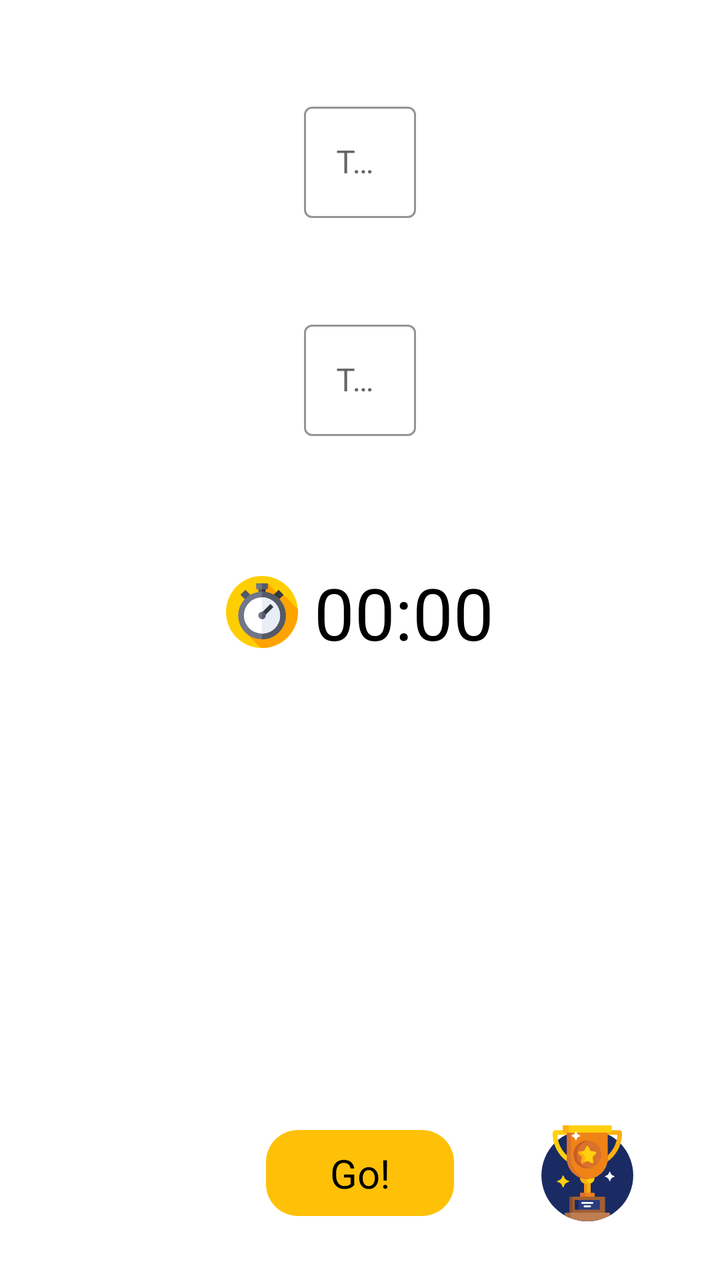
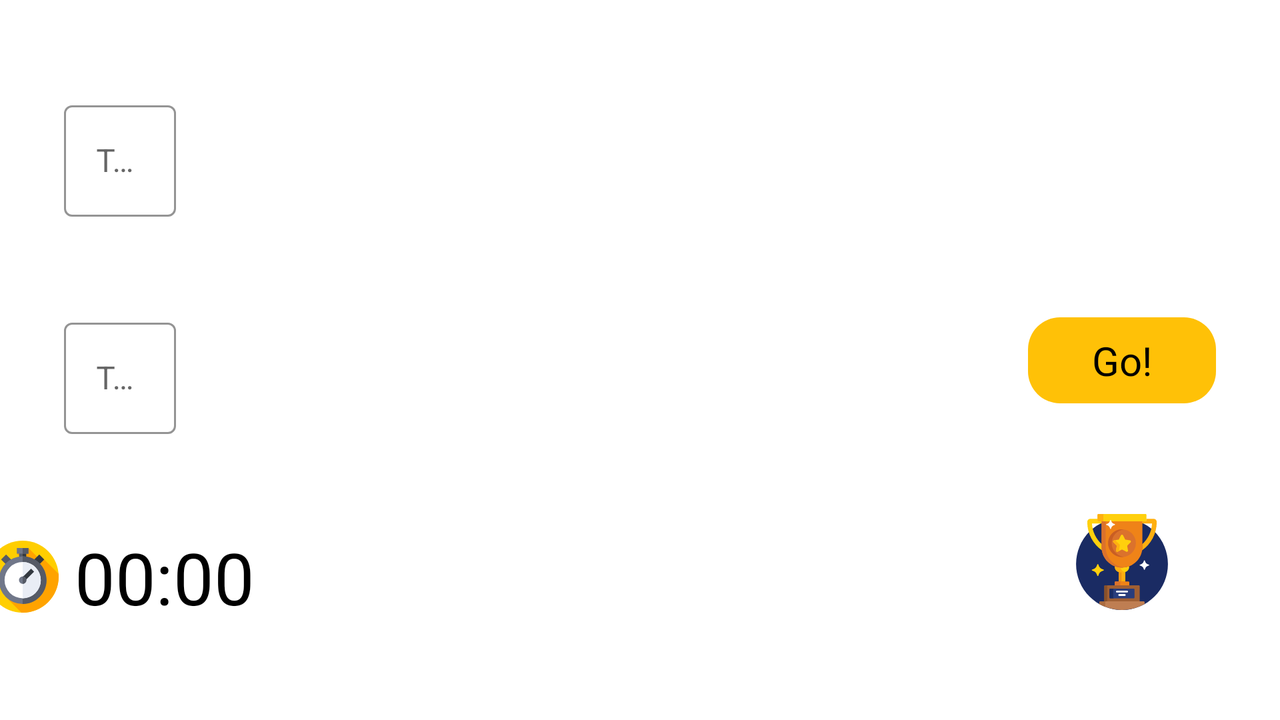

An Android layout and its configuration variant, each rendered on a device that would load it. The default file and the variant file are quoted in full after the pictures.
<!-- AndroidManifest.xml: application theme Theme.GameScoreTracker -->
<!-- res/layout/new_game_fragment.xml -->
<?xml version="1.0" encoding="utf-8"?>
<androidx.constraintlayout.widget.ConstraintLayout xmlns:android="http://schemas.android.com/apk/res/android"
    xmlns:app="http://schemas.android.com/apk/res-auto"
    xmlns:tools="http://schemas.android.com/tools"
    android:layout_width="match_parent"
    android:layout_height="match_parent"
    tools:context=".NewGameFragment">

    <TextView
        android:id="@+id/tvGo"
        style="@style/DefaultButton"
        android:layout_width="wrap_content"
        android:layout_height="wrap_content"
        android:layout_marginBottom="@dimen/portrait_bottom_edge_margin"
        android:text="@string/go_button"
        app:layout_constraintBottom_toBottomOf="parent"
        app:layout_constraintEnd_toEndOf="parent"
        app:layout_constraintStart_toStartOf="parent" />

    <com.google.android.material.textfield.TextInputLayout
        android:id="@+id/tfTeam1"
        style="@style/DefaultInputTextLayout"
        android:layout_width="wrap_content"
        android:layout_height="wrap_content"
        android:layout_marginTop="@dimen/portrait_top_edge_margin"
        android:hint="@string/team1_hint"
        app:layout_constraintEnd_toEndOf="parent"
        app:layout_constraintStart_toStartOf="parent"
        app:layout_constraintTop_toTopOf="parent">

        <com.google.android.material.textfield.TextInputEditText
            android:id="@+id/etTeam1"
            style="@style/TeamEditText"
            android:layout_width="match_parent"
            android:layout_height="wrap_content" />

    </com.google.android.material.textfield.TextInputLayout>

    <com.google.android.material.textfield.TextInputLayout
        android:id="@+id/tfTeam2"
        style="@style/DefaultInputTextLayout"
        android:layout_width="wrap_content"
        android:layout_height="wrap_content"
        android:layout_marginTop="@dimen/portrait_text_layout_margin"
        android:hint="@string/team2_hint"
        app:layout_constraintStart_toStartOf="@id/tfTeam1"
        app:layout_constraintTop_toBottomOf="@id/tfTeam1">

        <com.google.android.material.textfield.TextInputEditText
            android:id="@+id/etTeam2"
            style="@style/TeamEditText"
            android:layout_width="match_parent"
            android:layout_height="wrap_content" />

    </com.google.android.material.textfield.TextInputLayout>

    <TextView
        android:id="@+id/tvSetTimer"
        android:layout_width="wrap_content"
        android:layout_height="wrap_content"
        android:layout_marginTop="@dimen/portrait_sections_margin"
        android:drawablePadding="@dimen/timer_preview_drawable_padding"
        android:gravity="center_vertical"
        android:textColor="@color/black"
        android:textSize="@dimen/timer_preview_text_size"
        app:drawableStartCompat="@drawable/ic_stopwatch"
        app:layout_constraintEnd_toEndOf="parent"
        app:layout_constraintStart_toStartOf="parent"
        app:layout_constraintTop_toBottomOf="@+id/tfTeam2"
        tools:text="00:00" />

    <ImageButton
        android:id="@+id/ibLeaderboard"
        android:layout_width="wrap_content"
        android:layout_height="wrap_content"
        android:background="#0000"
        android:clickable="true"
        android:focusable="true"
        android:src="@drawable/ic_trophy"
        app:layout_constraintBottom_toBottomOf="@+id/tvGo"
        app:layout_constraintEnd_toEndOf="parent"
        app:layout_constraintStart_toEndOf="@+id/tvGo"
        app:layout_constraintTop_toTopOf="@+id/tvGo" />

</androidx.constraintlayout.widget.ConstraintLayout>
<!-- resources referenced by this layout -->
<resources>
  <color name="black">#FF000000</color>
  <dimen name="portrait_bottom_edge_margin">32dp</dimen>
  <dimen name="portrait_sections_margin">64dp</dimen>
  <dimen name="portrait_text_layout_margin">48dp</dimen>
  <dimen name="portrait_top_edge_margin">48dp</dimen>
  <dimen name="timer_preview_drawable_padding">8dp</dimen>
  <dimen name="timer_preview_text_size">36sp</dimen>
  <!-- drawable ic_stopwatch: vector/xml drawable (drawable, 2698 chars, omitted) -->
  <!-- drawable ic_trophy: vector/xml drawable (drawable, 7837 chars, omitted) -->
  <string name="go_button">Go!</string>
  <string name="team1_hint">Team 1</string>
  <string name="team2_hint">Team 2</string>
  <style name="DefaultButton">
          <item name="android:background">@drawable/bg_default_button</item>
          <item name="android:textColor">@color/black</item>
          <item name="android:textSize">20sp</item>
          <item name="android:textAllCaps">false</item>
          <item name="android:paddingTop">8dp</item>
          <item name="android:paddingBottom">8dp</item>
          <item name="android:paddingEnd">32dp</item>
          <item name="android:paddingStart">32dp</item>
      </style>
  <style name="DefaultInputTextLayout" parent="@style/Widget.MaterialComponents.TextInputLayout.OutlinedBox">
          <item name="hintTextColor">@color/black</item>
          <item name="boxStrokeColor">@color/black</item>
          <item name="boxStrokeWidthFocused">1dp</item>
      </style>
  <style name="TeamEditText">
          <item name="android:ems">12</item>
          <item name="android:maxLength">12</item>
          <item name="android:singleLine">true</item>
          <item name="android:maxLines">1</item>
  
      </style>
  <style name="Theme.GameScoreTracker" parent="Theme.MaterialComponents.DayNight.NoActionBar">
          
          <item name="colorPrimary">@color/yellow_500</item>
          <item name="colorPrimaryVariant">@color/yellow_700</item>
          <item name="android:textColorPrimary">@color/black</item>
          <item name="colorOnPrimary">@color/black</item>
          
          <item name="colorSecondary">@color/teal_200</item>
          <item name="colorSecondaryVariant">@color/teal_700</item>
          <item name="colorOnSecondary">@color/black</item>
          
          <item name="android:statusBarColor" tools:targetApi="l">?attr/colorPrimaryVariant</item>
          
      </style>
  <!-- drawable bg_default_button (drawable) -->
  <?xml version="1.0" encoding="utf-8"?>
  <selector xmlns:android="http://schemas.android.com/apk/res/android">
      <item android:state_pressed="false">
          <shape android:shape="rectangle">
              <solid android:color="@color/yellow_500" />
              <corners android:radius="16dp" />
          </shape>
      </item>
      <item android:state_pressed="true">
          <shape android:shape="rectangle">
              <solid android:color="@color/yellow_700" />
              <corners android:radius="16dp" />
          </shape>
      </item>
  </selector>
  <color name="yellow_500">#FFFFC107</color>
  <color name="yellow_700">#FFFF9800</color>
  <color name="teal_200">#FF03DAC5</color>
  <color name="teal_700">#FF018786</color>
</resources>
<!-- res/layout-land/new_game_fragment.xml (the repository's variant of the layout above) -->
<!-- drawn on the phone turned sideways -->
<?xml version="1.0" encoding="utf-8"?>
<androidx.constraintlayout.widget.ConstraintLayout xmlns:android="http://schemas.android.com/apk/res/android"
    xmlns:app="http://schemas.android.com/apk/res-auto"
    xmlns:tools="http://schemas.android.com/tools"
    android:layout_width="match_parent"
    android:layout_height="match_parent"
    tools:context=".NewGameFragment">

    <TextView
        android:id="@+id/tvGo"
        style="@style/DefaultButton"
        android:layout_width="wrap_content"
        android:layout_height="wrap_content"
        android:layout_marginEnd="@dimen/side_edge_margin"
        android:text="@string/go_button"
        app:layout_constraintBottom_toBottomOf="parent"
        app:layout_constraintEnd_toEndOf="parent"
        app:layout_constraintTop_toTopOf="parent" />

    <com.google.android.material.textfield.TextInputLayout
        android:id="@+id/tfTeam1"
        style="@style/DefaultInputTextLayout"
        android:layout_width="wrap_content"
        android:layout_height="wrap_content"
        android:layout_marginStart="@dimen/side_edge_margin"
        android:hint="@string/team1_hint"
        app:layout_constraintBottom_toTopOf="@+id/tfTeam2"
        app:layout_constraintStart_toStartOf="parent"
        app:layout_constraintTop_toTopOf="parent">

        <com.google.android.material.textfield.TextInputEditText
            android:id="@+id/etTeam1"
            style="@style/TeamEditText"
            android:layout_width="match_parent"
            android:layout_height="wrap_content" />

    </com.google.android.material.textfield.TextInputLayout>

    <com.google.android.material.textfield.TextInputLayout
        android:id="@+id/tfTeam2"
        style="@style/DefaultInputTextLayout"
        android:layout_width="wrap_content"
        android:layout_height="wrap_content"
        android:hint="@string/team2_hint"
        app:layout_constraintBottom_toTopOf="@+id/tvSetTimer"
        app:layout_constraintEnd_toEndOf="@+id/tfTeam1"
        app:layout_constraintStart_toStartOf="@+id/tfTeam1"
        app:layout_constraintTop_toBottomOf="@+id/tfTeam1">

        <com.google.android.material.textfield.TextInputEditText
            android:id="@+id/etTeam2"
            style="@style/TeamEditText"
            android:layout_width="match_parent"
            android:layout_height="wrap_content" />

    </com.google.android.material.textfield.TextInputLayout>

    <TextView
        android:id="@+id/tvSetTimer"
        android:layout_width="wrap_content"
        android:layout_height="wrap_content"
        android:drawablePadding="@dimen/timer_preview_drawable_padding"
        android:gravity="center_vertical"
        android:textColor="@color/black"
        android:textSize="@dimen/timer_preview_text_size"
        app:drawableStartCompat="@drawable/ic_stopwatch"
        app:layout_constraintBottom_toBottomOf="parent"
        app:layout_constraintEnd_toEndOf="@+id/tfTeam1"
        app:layout_constraintStart_toStartOf="@+id/tfTeam1"
        app:layout_constraintTop_toBottomOf="@+id/tfTeam2"
        tools:text="00:00" />

    <ImageButton
        android:id="@+id/ibLeaderboard"
        android:layout_width="wrap_content"
        android:layout_height="wrap_content"
        android:background="#0000"
        android:clickable="true"
        android:focusable="true"
        android:src="@drawable/ic_trophy"
        app:layout_constraintEnd_toEndOf="@+id/tvGo"
        app:layout_constraintStart_toStartOf="@+id/tvGo"
        app:layout_constraintTop_toBottomOf="@+id/tvGo"
        app:layout_constraintBottom_toBottomOf="parent"/>

</androidx.constraintlayout.widget.ConstraintLayout>
<!-- resources referenced by the variant -->
<!-- as the phone turned sideways resolves them -->
<resources>
  <color name="black">#FF000000</color>
  <dimen name="side_edge_margin">32dp</dimen>
  <dimen name="timer_preview_drawable_padding">8dp</dimen>
  <dimen name="timer_preview_text_size">36sp</dimen>
  <!-- drawable ic_stopwatch: vector/xml drawable (drawable, 2698 chars, omitted) -->
  <!-- drawable ic_trophy: vector/xml drawable (drawable, 7837 chars, omitted) -->
  <string name="go_button">Go!</string>
  <string name="team1_hint">Team 1</string>
  <string name="team2_hint">Team 2</string>
  <style name="DefaultButton">
          <item name="android:background">@drawable/bg_default_button</item>
          <item name="android:textColor">@color/black</item>
          <item name="android:textSize">20sp</item>
          <item name="android:textAllCaps">false</item>
          <item name="android:paddingTop">8dp</item>
          <item name="android:paddingBottom">8dp</item>
          <item name="android:paddingEnd">32dp</item>
          <item name="android:paddingStart">32dp</item>
      </style>
  <style name="DefaultInputTextLayout" parent="@style/Widget.MaterialComponents.TextInputLayout.OutlinedBox">
          <item name="hintTextColor">@color/black</item>
          <item name="boxStrokeColor">@color/black</item>
          <item name="boxStrokeWidthFocused">1dp</item>
      </style>
  <style name="TeamEditText">
          <item name="android:ems">12</item>
          <item name="android:maxLength">12</item>
          <item name="android:singleLine">true</item>
          <item name="android:maxLines">1</item>
  
      </style>
  <style name="Theme.GameScoreTracker" parent="Theme.MaterialComponents.DayNight.NoActionBar">
          
          <item name="colorPrimary">@color/yellow_500</item>
          <item name="colorPrimaryVariant">@color/yellow_700</item>
          <item name="android:textColorPrimary">@color/black</item>
          <item name="colorOnPrimary">@color/black</item>
          
          <item name="colorSecondary">@color/teal_200</item>
          <item name="colorSecondaryVariant">@color/teal_700</item>
          <item name="colorOnSecondary">@color/black</item>
          
          <item name="android:statusBarColor" tools:targetApi="l">?attr/colorPrimaryVariant</item>
          
      </style>
  <!-- drawable bg_default_button (drawable) -->
  <?xml version="1.0" encoding="utf-8"?>
  <selector xmlns:android="http://schemas.android.com/apk/res/android">
      <item android:state_pressed="false">
          <shape android:shape="rectangle">
              <solid android:color="@color/yellow_500" />
              <corners android:radius="16dp" />
          </shape>
      </item>
      <item android:state_pressed="true">
          <shape android:shape="rectangle">
              <solid android:color="@color/yellow_700" />
              <corners android:radius="16dp" />
          </shape>
      </item>
  </selector>
  <color name="yellow_500">#FFFFC107</color>
  <color name="yellow_700">#FFFF9800</color>
  <color name="teal_200">#FF03DAC5</color>
  <color name="teal_700">#FF018786</color>
</resources>
